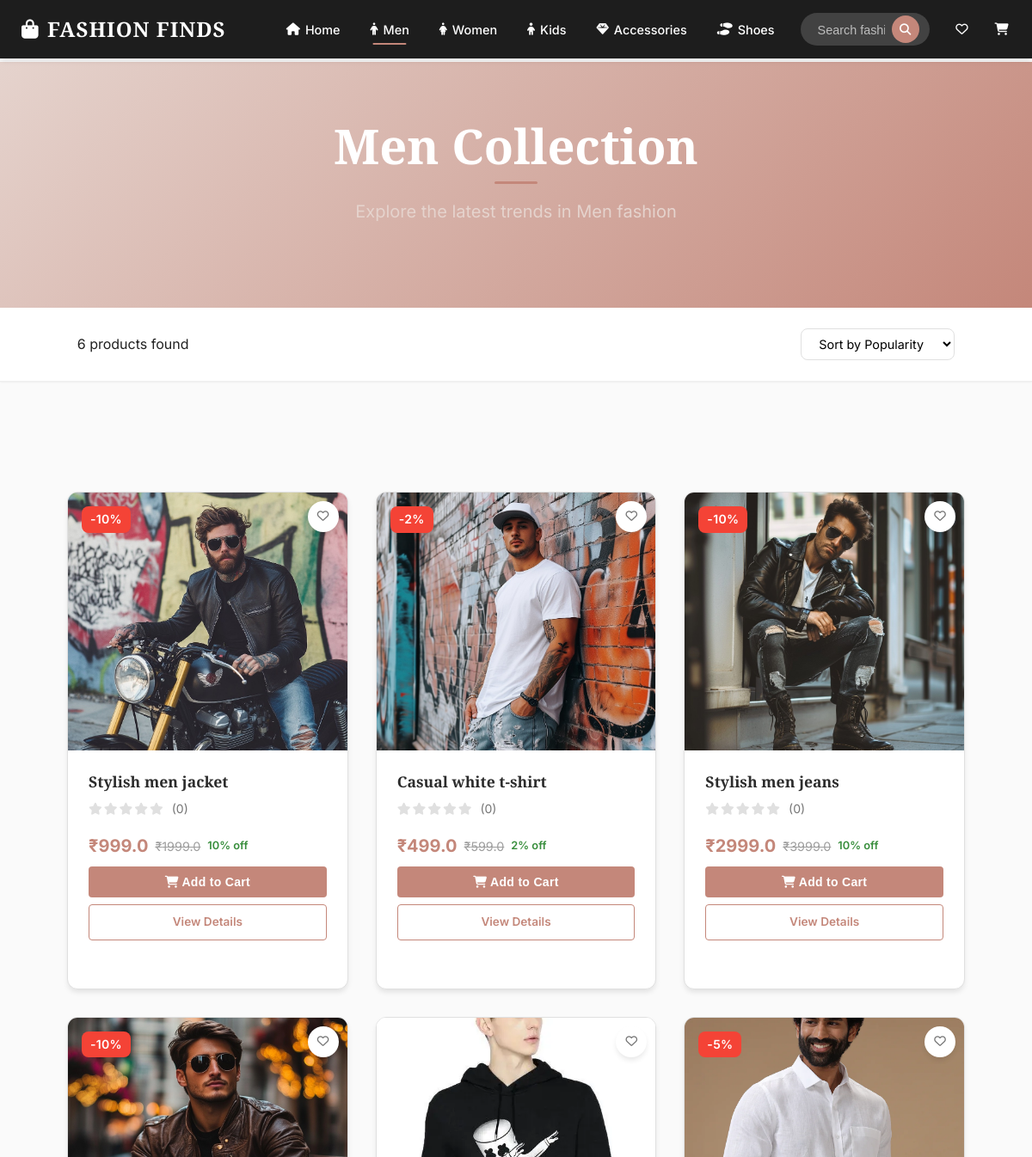
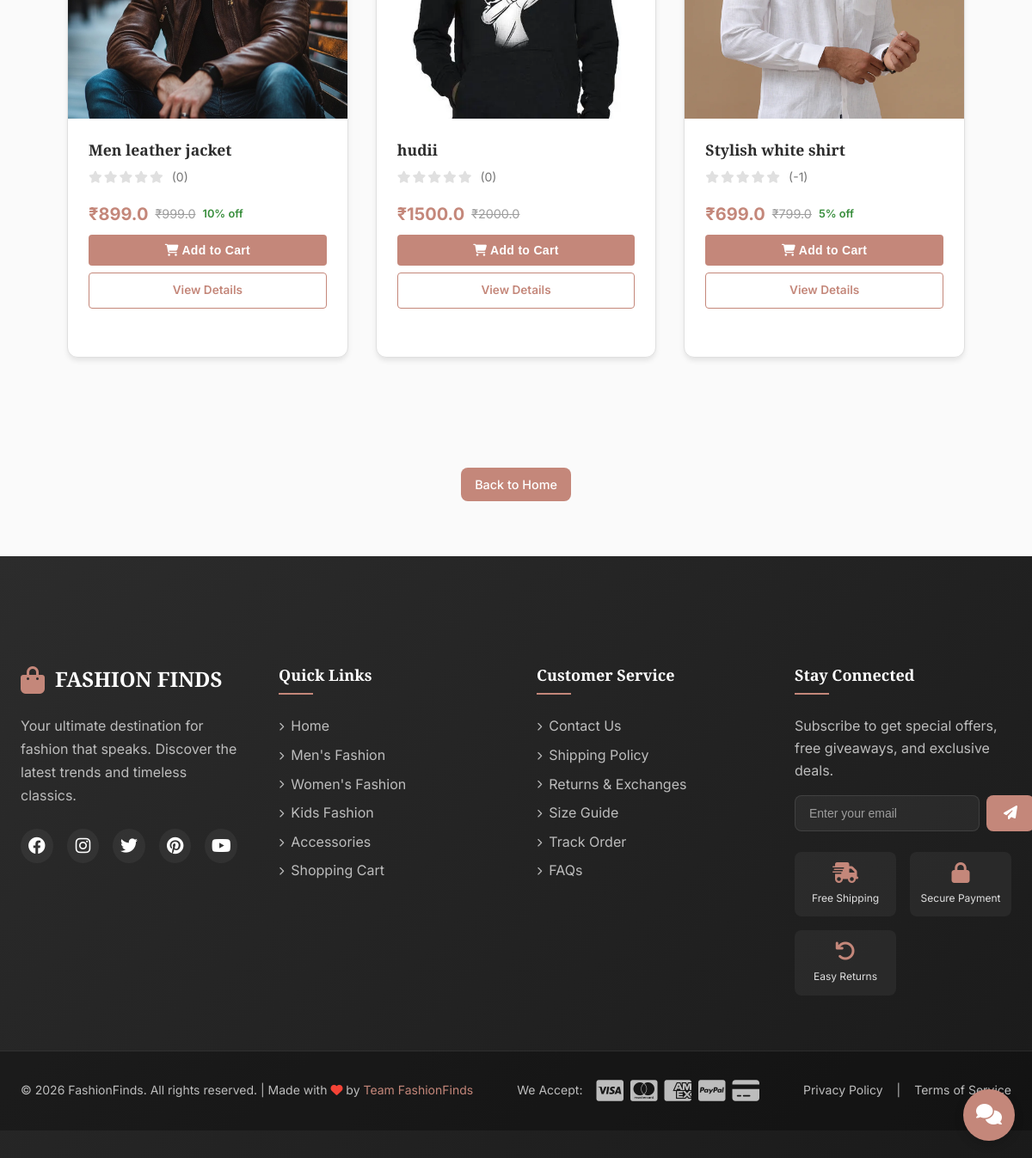
Page /category/Men on the committed database (2 pictures, top to bottom).
### app/models.py (models this page shows, shortened)
class Product(db.Model):
    __tablename__ = 'products'
    id = db.Column(db.Integer, primary_key=True)
    product_name = db.Column(db.String(100), nullable=False)
    product_picture = db.Column(db.String(1000), nullable=False)
    current_price = db.Column(db.Float, nullable=False)
    previous_price = db.Column(db.Float, nullable=False)
    description = db.Column(db.String(2000), nullable=True)
    color = db.Column(db.String(15))
    rating = db.Column(db.Integer, default=0)
    sale = db.Column(db.Boolean, default=False)
    discount = db.Column(db.Integer, nullable=True, default=0)
    count = db.Column(db.Integer, nullable=False, default=0)  # Inventory count
    brand_id = db.Column(db.Integer, db.ForeignKey('brands.id'), nullable=True)
    category = db.Column(db.String(100), nullable=False)  # ✅ Now category is a string field
    quantity_size = db.relationship('ProductSize', backref='product', lazy=True, cascade="all, delete-orphan")
    carts = db.relationship('Cart', backref='cart_product', lazy=True, cascade="all, delete-orphan")
    wishlists = db.relationship('Wishlist', backref='wishlist_product', lazy=True, cascade="all, delete-orphan")
    order_items = db.relationship('OrderItem', backref='product', lazy=True, cascade="all, delete-orphan")

### app/views.py (the view)
@views.route('/category/<string:category_name>')
def products_by_category(category_name):
    page = request.args.get('page', 1, type=int)
    sort_by = request.args.get('sort', 'popularity')
    per_page = 24
    query = Product.query.filter_by(category=category_name)
    if sort_by == 'price_low':
        query = query.order_by(Product.current_price.asc())
    elif sort_by == 'price_high':
        query = query.order_by(Product.current_price.desc())
    elif sort_by == 'rating':
        query = query.order_by(Product.rating.desc())
    elif sort_by == 'newest':
        query = query.order_by(Product.id.desc())
    else:  # popularity
        query = query.order_by(Product.count.desc())
    paginated = query.paginate(page=page, per_page=per_page, error_out=False)
    wishlisted_ids = set()
    if current_user.is_authenticated:
        wishlisted_ids = {w.product_id for w in Wishlist.query.filter_by(user_id=current_user.id).all()}
    return render_template('category.html',
                         products=paginated.items,
                         pagination=paginated,
                         category=category_name,
                         sort_by=sort_by,
                         wishlisted_ids=wishlisted_ids)

### app/templates/category.html (shortened to what this page needs)
{% extends 'base.html' %}
{% block extra_css %}
<link rel="stylesheet" href="{{ url_for('static', filename='css/category.css') }}?v={{ range(1, 1000) | random }}">
{% endblock %}
{% block content %}
<section class="category-header">
    <div class="container">
        <div class="section-header text-center">
            <h2>{{ category }} Collection</h2>
            <p>Explore the latest trends in {{ category }} fashion</p>
        </div>
    </div>
</section>
<section class="filter-sort-section">
    <div class="container">
        <div class="filter-container">
            <div class="filter-results">
                <p>{{ products|length }} products found</p>
            </div>
            <div class="filter-controls">
                <select class="filter-select" id="sortSelect" onchange="sortProducts()">
                    <option value="popularity" {% if sort_by == 'popularity' %}selected{% endif %}>Sort by Popularity</option>
                </select>
            </div>
        </div>
    </div>
</section>
<section class="category-products">
    <div class="container">
        {% if products %}
        <div class="product-container">
            {% for product in products %}
            <div class="product-card" data-product-id="{{ product.id }}">
                {% if product.discount > 0 %}
                <span class="discount-badge">-{{ product.discount }}%</span>
                {% endif %}
                <button class="wishlist-btn {% if wishlisted_ids is defined and product.id in wishlisted_ids %}active{% endif %}"
                        data-product-id="{{ product.id }}"
                        data-url="{{ url_for('views.toggle_wishlist', product_id=product.id) }}"
                        aria-label="Toggle wishlist">
                    <i class="{% if wishlisted_ids is defined and product.id in wishlisted_ids %}fas{% else %}far{% endif %} fa-heart"></i>
                </button>
                <a href="{{ url_for('views.product_info', product_id=product.id) }}" class="product-image-link">
                    <div class="product-image">
                        <img src="{{ url_for('views.get_image', filename=product.product_picture) }}" alt="{{ product.product_name }}" loading="lazy">
                    </div>
                </a>
                <div class="product-info">
                    <h3 class="product-title">{{ product.product_name }}</h3>
                    <div class="product-rating">
                        {% for i in range(5) %}
                            <i class="fas fa-star {% if i >= product.rating %}star-empty{% endif %}"></i>
                        {% endfor %}
                        <span class="rating-count">({{ product.count }})</span>
                    </div>
                    <div class="price-container">
                        <span class="discounted-price">&#8377;{{ product.current_price }}</span>
                        {% if product.previous_price > product.current_price %}
                        <span class="original-price">&#8377;{{ product.previous_price }}</span>
                        {% if product.discount > 0 %}
                        <span class="discount-percent">{{ product.discount }}% off</span>
                        {% endif %}
                        {% endif %}
                    </div>
                    <div class="product-actions">
                        <form action="{{ url_for('views.cart_add', product_id=product.id) }}" method="POST" class="add-to-cart-form">
                            <button type="submit" class="btn-add-cart">
                                <i class="fas fa-shopping-cart"></i> Add to Cart
                            </button>
                        </form>
                        <a href="{{ url_for('views.product_info', product_id=product.id) }}" class="btn-view-detail">
                            View Details
                        </a>
                    </div>
                </div>
            </div>
            {% endfor %}
        </div>
        {% else %}
        <div class="no-products">
            <h3>No products found in this category</h3>
            <p>Check back later for new arrivals</p>
            <a href="{{ url_for('views.homepage') }}" class="btn btn-primary">Browse All Products</a>
        </div>
        {% endif %}
    </div>
</section>
<div class="back-to-home">
    <div class="container">
        <a href="{{ url_for('views.homepage') }}" class="btn btn-primary">Back to Home</a>
    </div>
</div>
{% endblock %}

### app/static/css/navbar.css (style rules this page uses)
:root { --primary: #C4877A; --primary-hover: #A56B5F; --primary-light: #E5D3CD; --dark: #2C2C2C; --light: #F8F9FA; --white: #FFFFFF; --gray-800: #424242; --gray-700: #616161; --gray-400: #BDBDBD; --gray-500: #9E9E9E; --gray-100: #F5F5F5; --gray-300: #E0E0E0; --font-primary: 'Inter', -apple-system, system-ui, sans-serif; --font-heading: 'Playfair Display', serif; --space-xs: 0.25rem; --space-sm: 0.5rem; --space-md: 1rem; --space-lg: 1.5rem; --space-xl: 2rem; --radius-sm: 4px; --radius-md: 8px; --radius-lg: 12px; --radius-full: 9999px; --shadow-sm: 0 1px 2px 0 rgba(0, 0, 0, 0.05); --shadow-md: 0 4px 6px -1px rgba(0, 0, 0, 0.1); --shadow-lg: 0 10px 15px -3px rgba(0, 0, 0, 0.1); --transition: 0.3s cubic-bezier(0.4, 0, 0.2, 1); --z-dropdown: 1000; --z-sticky: 1020; --z-modal: 1050; }
*, *::before, *::after { box-sizing: border-box; }
html, body { margin: 0; padding: 0; overflow-x: hidden; background: var(--gray-50); font-family: var(--font-primary); color: var(--gray-900); }

### app/templates/base.html (style rules this page uses)
html, body { overflow-x: hidden !important; }
html, body { overflow-x: hidden; max-width: 100vw; width: 100%; margin: 0; padding: 0; box-sizing: border-box; }
*, *::before, *::after { box-sizing: inherit; }

### rows in the picture
Product: product_picture (picture), product_name "Stylish men jacket", rating 0 (drawn), count "0", current_price "999.0", previous_price "1999.0", discount "10"
Product: product_picture (picture), product_name "Casual white t-shirt", rating 0 (drawn), count "0", current_price "499.0", previous_price "599.0", discount "2"
Product: product_picture (picture), product_name "Stylish men jeans", rating 0 (drawn), count "0", current_price "2999.0", previous_price "3999.0", discount "10"
Product: product_picture (picture), product_name "Men leather jacket", rating 0 (drawn), count "0", current_price "899.0", previous_price "999.0", discount "10"
Product: product_picture (picture), product_name "hudii", rating 0 (drawn), count "0", current_price "1500.0", previous_price "2000.0"
Product: product_picture (picture), product_name "Stylish white shirt", rating 0 (drawn), count "-1", current_price "699.0", previous_price "799.0", discount "5"

### other values in the picture
{{ category }} "Men"
{{ products|length }} "6"
